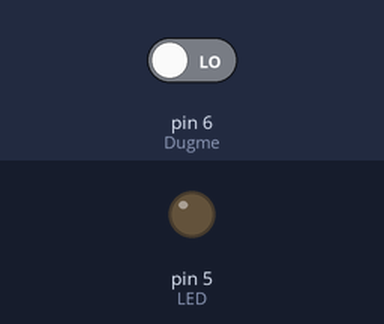
A sketch run on a simulated Arduino Uno, built with avr-gcc and run on an emulated ATmega328P. Shown: output pins drawn as LEDs (lit = HIGH). The test bench sets the inputs (shaded band); at power-on: pin 6 (Dugme) LOW.

Above: at 1.2 s.
1.3 s: pin 6 (Dugme) driven HIGH
At 1.6 s:
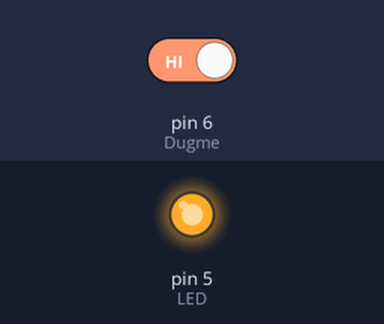
Timing chart, 0 to 4.3 s (numbered marks = the images above; inputs shaded):
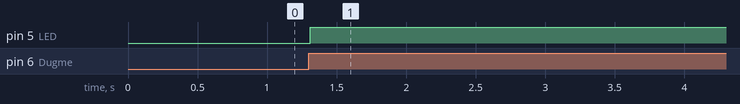

Measured:
- after the input at 1.3 s, pin 5 (LED): LOW → HIGH at once

The sketch:

butonUygulamasi.ino
```cpp
const int Dugme = 6; /* düğmenin bağlı olduğu pin */
const int LED =  5; /* LEDin bağlı olduğu pin */

int dugmeDurumu = 0; /* düğmenin durumu */
int LEDDurumu = 0; /* birinci yöntem için LED durumu */

void setup() {
  pinMode(LED, OUTPUT); /* LED pini çıkış olarak ayarlandı */
  pinMode(Dugme, INPUT); /* düğme pini giriş olarak ayarlandı */
}

void loop(){
  dugmeDurumu = digitalRead(Dugme); /* düğmenin durumu okundu ve değişkene aktarıldı */
  if(dugmeDurumu == HIGH) { /* düğmeye basılmış ise */
    delay(10); /* dalgalanmalar için biraz bekleyelim */
    if(LEDDurumu == 0){ /* LED yanmıyorsa */
      digitalWrite(LED, HIGH); /* LEDi yak */
      LEDDurumu = 1;
    }else { /* LED yanıyorsa */
      digitalWrite(LED, LOW); /* LEDi sondur */
      LEDDurumu = 0;
    }

    while(dugmeDurumu == HIGH){ /* düğmeye basili olduğu surece bekle */
      dugmeDurumu = digitalRead(Dugme); /* düğmenin durumunu kontrol et */
    }
    delay(10); /* dalgalanmalar için biraz bekleyelim */
  }
}
```
